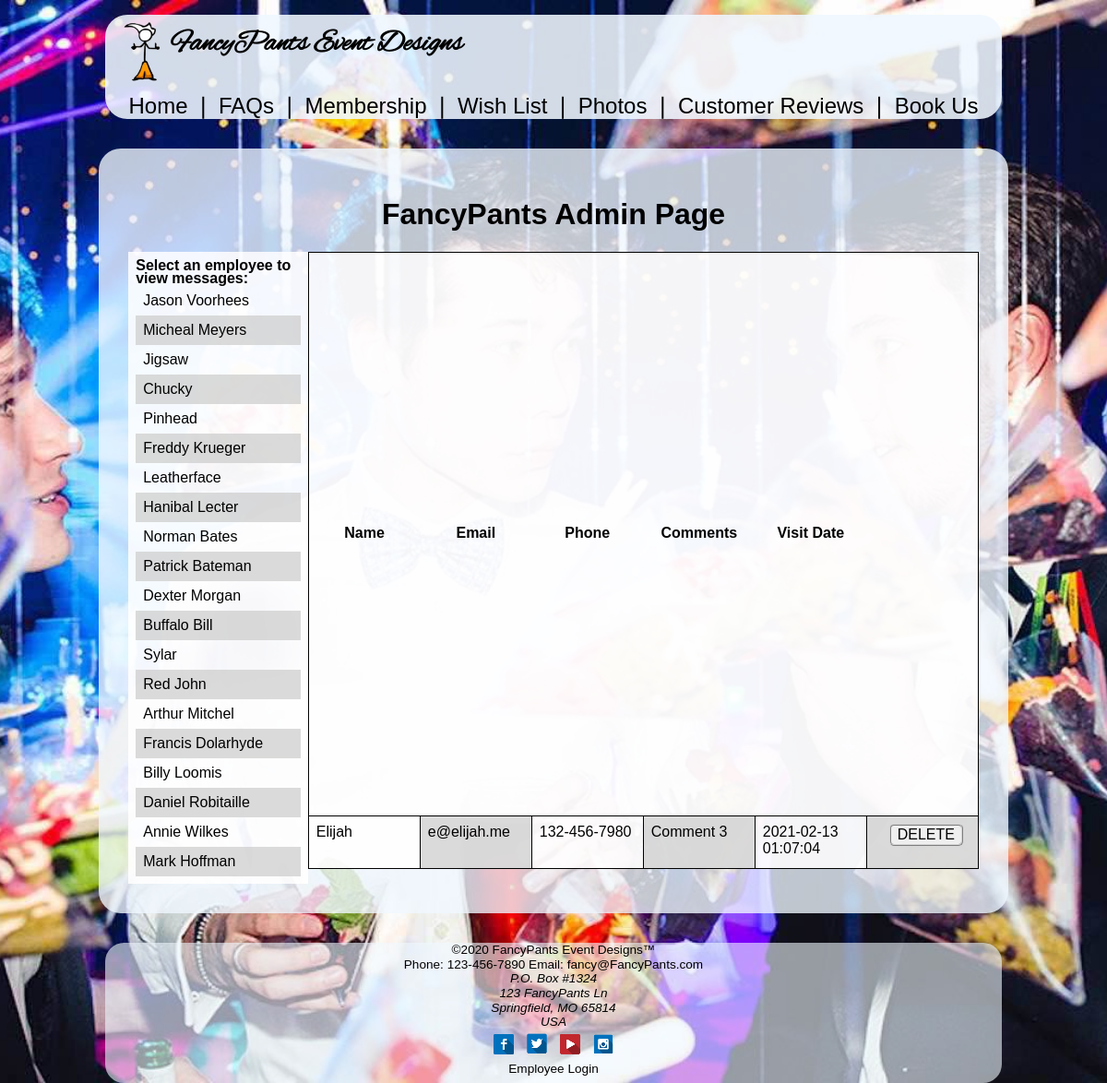
The app's page /pages/admin.php?employee_id=3 with its own data.
### tables this page shows
CREATE TABLE IF NOT EXISTS fancyPantsEmp (
	empID				INT				NOT NULL		PRIMARY KEY AUTO_INCREMENT,
    empName				VARCHAR(45)		NOT NULL
);

CREATE TABLE IF NOT EXISTS bookUs (
	refID				INT				NOT NULL		PRIMARY KEY AUTO_INCREMENT,
	name				VARCHAR(75)		NOT NULL,
	email				VARCHAR(75)		NOT NULL,
	phone				VARCHAR(75)		NOT NULL,
	comments			VARCHAR(500),
	visitDate			DATETIME		NOT NULL,
	empID				INT				NOT NULL
);

### model/admin_db.php (called while the page is built, shortened)
<?php
function listEmp () {
    $db = Database::getDB();
    $query = 'SELECT * FROM fancypantsemp ORDER BY empID;';
    $statement = $db->prepare($query);
    $statement->execute();
    $employees = $statement;
    return $employees;
}
function listComments ($emp_id) {
    $db = Database::getDB();
    $query2 = 'SELECT * FROM bookus WHERE bookus.empID = :empID ORDER BY visitDate;';
    $statement2 = $db->prepare($query2);
    $statement2->bindValue(':empID', $emp_id);
    $statement2->execute();
    $visitors = $statement2;
    return $visitors;
}
?>

### pages/admin.php (the view, shortened to what this page needs)
<?php
$action = filter_input(INPUT_POST, 'action');
if ($action == NULL) {
    $action = 'list-comments';
}
if ($action == 'list-comments') {
    $emp_id = filter_input(INPUT_GET, 'employee_id', FILTER_VALIDATE_INT);
    require_once('../model/admin_db.php');
    $employees = listEmp();
    $visitors = listComments($emp_id);
} else if ($action == 'delete-comments') {
    $visitor_id = filter_input(INPUT_POST, 'visitor_id', FILTER_VALIDATE_INT);
    require_once('../model/database.php');
    require_once('../model/admin_db.php');
    deleteComment($visitor_id);
    header("location: admin.php");
}
?>
<!DOCTYPE html>
<html lang="en" id="bookUs_page" class="html_back_img">
    <head>
        <link rel="stylesheet" href="../styles/normalize.css">
        <link rel="stylesheet" href="../styles/style.css">
        <link rel="stylesheet" href="../styles/admin.css">
    </head>
    <body>
        <div class="content">
            <header>
                <div><a href="home.html"><img src="../images/fancyPants.png" alt="FancyPants logo" height="64px" id="header_logo"><h1 id="headerH1">FancyPants Event Designs</h1></a></div>
                <div id="nav_items"><a href="home.html"> Home </a>&#x2758;<a href="faq.html"> FAQs </a>&#x2758;<a href="contact.html"> Membership </a>&#x2758;<a href="wishList.html"> Wish List </a>&#x2758;<a href="photos.html"> Photos </a>&#x2758;<a href="reviews.html"> Customer Reviews </a></a>&#x2758;<a href="bookUs.html"> Book Us</a>
                </div>
            </header>
            <main>
                <section id="admin" class="main">
                    <h1>FancyPants Admin Page</h1>
                    <div class="admin-content">
                        <aside class="admin-aside">
                            <h4>Select an employee to view messages:</h4>
                            <ul class="emp-list">
                                <?php foreach ($employees as $employee) : ?>
                                <li>
                                    <a href="?employee_id=<?php echo $employee['empID'] ?>"><?php echo $employee['empName'] ?></a>
                                </li>
                                <?php endforeach; ?>
                            </ul>
                        </aside>
                        <table class="admin-messages">
                            <tr>
                                <th>Name</th>
                                <th>Email</th>
                                <th>Phone</th>
                                <th>Comments</th>
                                <th>Visit Date</th>
                                <th>&nbsp;</th>
                            </tr>
                            <?php foreach ($visitors as $visitor) : ?>
                                <tr>
                                    <td><?php echo $visitor['name']; ?></td>
                                    <td><?php echo $visitor['email']; ?></td>
                                    <td><?php echo $visitor['phone']; ?></td>
                                    <td><?php echo $visitor['comments']; ?></td>
                                    <td><?php echo $visitor['visitDate']; ?></td>
                                    <td>
                                        <form action="admin.php" method="POST">
                                            <input type="submit" value="DELETE" class="admin-message-delete-btn">
                                        </form>
                                    </td>
                                </tr>
                            <?php endforeach; ?>
                        </table>
                    </div>
                </section>
            </main>
        </div>
        <footer>
            <p>&#169;2020 FancyPants Event Designs&#8482;</p>
            <p>Phone: <a href="tel:123-456-7890">123-456-7890</a> Email: <a href="mailto:fancy@FancyPants.com">fancy@FancyPants.com</a></p>
            <p><address>P.O. Box #1324<br>123 FancyPants Ln<br>Springfield, MO 65814<br>USA</address></p>
            <p><a href="https://www.facebook.com/" target="blank"><img src="../images/fb.png" alt="facebook"></a>
                <a href="https://twitter.com/" target="blank"><img src="../images/tw.png" alt="twitter"></a>
                <a href="https://www.youtube.com/" target="blank"><img src="../images/yt.png" alt="youtube"></a>
                <a href="https://www.instagram.com/" target="blank"><img src="../images/ig.png" alt="instagram"></a></p>
                <p><a href="login.html">Employee Login</a></p>
        </footer>
    </body>
</html>

### styles/style.css (style rules this page uses)
#bookUs_page { background-image: url(../images/bookUs.jpg); }
.html_back_img { background-position: center; background-size: cover; background-repeat: no-repeat; background-attachment: fixed; width: 100%; }
* { margin: 0; text-decoration: none; }
html { background-color: black; background-repeat: no-repeat; height: 100%; }
body { height: 100%; display: flex; flex-direction: column; font-family: alex_brushregular, Geneva, Tahoma, sans-serif; }
.content { flex: 1 0 auto; }
header { width: 95%; margin-top: 0.5em; margin-left: auto; margin-right: auto; border-radius: 1.5em; text-align: center; color: #000000; background-color: rgba(240, 248, 255, 0.877); }
#header_logo { height: 128px; }
#headerH1 { margin-top: auto; }
#nav_items { font-family: Verdana, Geneva, Tahoma, sans-serif; font-size: 1.5em; }
.main { width: 95%; margin: 2em auto; background-color: rgba(240, 248, 255, 0.788); border-radius: 1.5em; font-family: Verdana, Geneva, Tahoma, sans-serif; padding: 2em; }
h1, h2, h3 { text-align: center; }
form { text-align: center; color: #000000; }
input, button { display: block; width: 11em; margin: 0 auto; border: 2px ridge lightgray; border-radius: 5px; }
table { border-collapse: collapse; border: 1px solid black; margin: 0 auto 1em; }
td { width: 3em; height: 3em; vertical-align: top; padding: 0.5 0 0 0.5; border: 1px solid black; }
a { color: #000000; }
footer { width: 95%; flex-shrink: 0; margin-left: auto; margin-right: auto; text-align: center; padding-bottom: 7px; border-radius: 1.5em; font-family: Verdana, Geneva, Tahoma, sans-serif; font-size: 0.85em; color: #000000; background-color: rgba(240, 248, 255, 0.603); }
@media screen and (min-width: 1024px) { body { max-width: 1024px; margin: 0 auto; } }
@media screen and (min-width: 1024px) { #header_logo { display: block; height: 64px; float: left; margin: 0.5em 0 0 0.5em; } }
@media screen and (min-width: 1024px) { #headerH1 { display: flex; line-height: 64px; margin-top: 0.5em; } }
@media screen and (min-width: 1024px) { .main { width: 65%; } }
@media screen and (min-width: 1024px) { input { width: 60%; } }

### styles/admin.css (style rules this page uses)
section#admin { width: 90%; margin: inherit auto; }
.admin-content { display: flex; }
aside.admin-aside { background: rgba(255, 255, 255, 0.842); line-height: 0.9em; padding: 0.5em; }
aside.admin-aside li { line-height: 2em; padding-left: 0.5em; }
aside.admin-aside li:nth-child(even) { background: rgba(211, 211, 211, 0.842); }
table.admin-messages { background: rgba(255, 255, 255, 0.842); width: 79%; }
.admin-message-delete-btn { width: 5em; }
td { min-width: 7em; padding: 0.5em 0 0 0.5em; }
td:nth-child(even) { background: rgba(211, 211, 211, 0.842); }
a { text-decoration: none; }
ul { list-style-type: none; padding: 0; }

### records on screen
fancypantsemp: empName "Jason Voorhees"
fancypantsemp: empName "Micheal Meyers"
fancypantsemp: empName "Jigsaw"
fancypantsemp: empName "Chucky"
fancypantsemp: empName "Pinhead"
fancypantsemp: empName "Freddy Krueger"
fancypantsemp: empName "Leatherface"
fancypantsemp: empName "Hanibal Lecter"
fancypantsemp: empName "Norman Bates"
fancypantsemp: empName "Patrick Bateman"
fancypantsemp: empName "Dexter Morgan"
fancypantsemp: empName "Buffalo Bill"
fancypantsemp: empName "Sylar"
fancypantsemp: empName "Red John"
fancypantsemp: empName "Arthur Mitchel"
fancypantsemp: empName "Francis Dolarhyde"
fancypantsemp: empName "Billy Loomis"
fancypantsemp: empName "Daniel Robitaille"
fancypantsemp: empName "Annie Wilkes"
fancypantsemp: empName "Mark Hoffman"
bookus: name "Elijah", email "e@elijah.me", phone "132-456-7980", comments "Comment 3", visitDate "2021-02-13 01:07:04"
